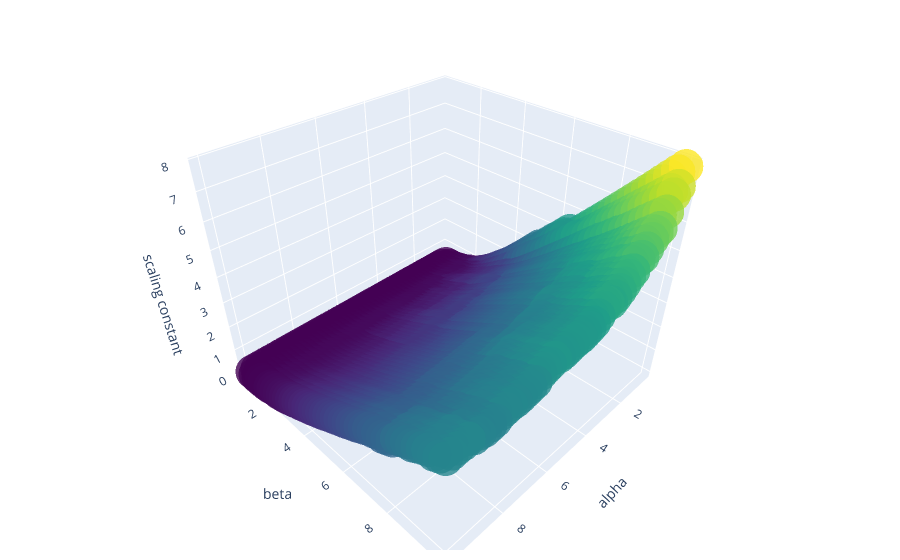

Source (notebook cell):
### Code cell
import numpy as np
from ipynb.fs.full.base import graph_objects

### Figure 1 — Plotly figure (JSON) as saved in the notebook; plotly's stock layout.template omitted (floating-point values rounded to 4 significant figures; data arrays with more than 128 entries replaced by an {"elided": "..."} marker saying what was removed)
{"data": [{"marker": {"color": {"elided": "2500 float values"}, "colorscale": [[0, "#440154"], [0.1111, "#482878"], [0.2222, "#3e4989"], [0.3333, "#31688e"], [0.4444, "#26828e"], [0.5556, "#1f9e89"], [0.6667, "#35b779"], [0.7778, "#6ece58"], [0.8889, "#b5de2b"], [1, "#fde725"]], "opacity": 0.8, "size": 12}, "mode": "markers", "type": "scatter3d", "x": {"elided": "2500 float values"}, "y": {"elided": "2500 float values"}, "z": {"elided": "2500 float values"}}], "layout": {"margin": {"b": 10, "l": 10, "r": 20, "t": 10}, "scene": {"xaxis": {"title": {"text": "alpha"}}, "yaxis": {"title": {"text": "beta"}}, "zaxis": {"title": {"text": "scaling constant"}}}}}
